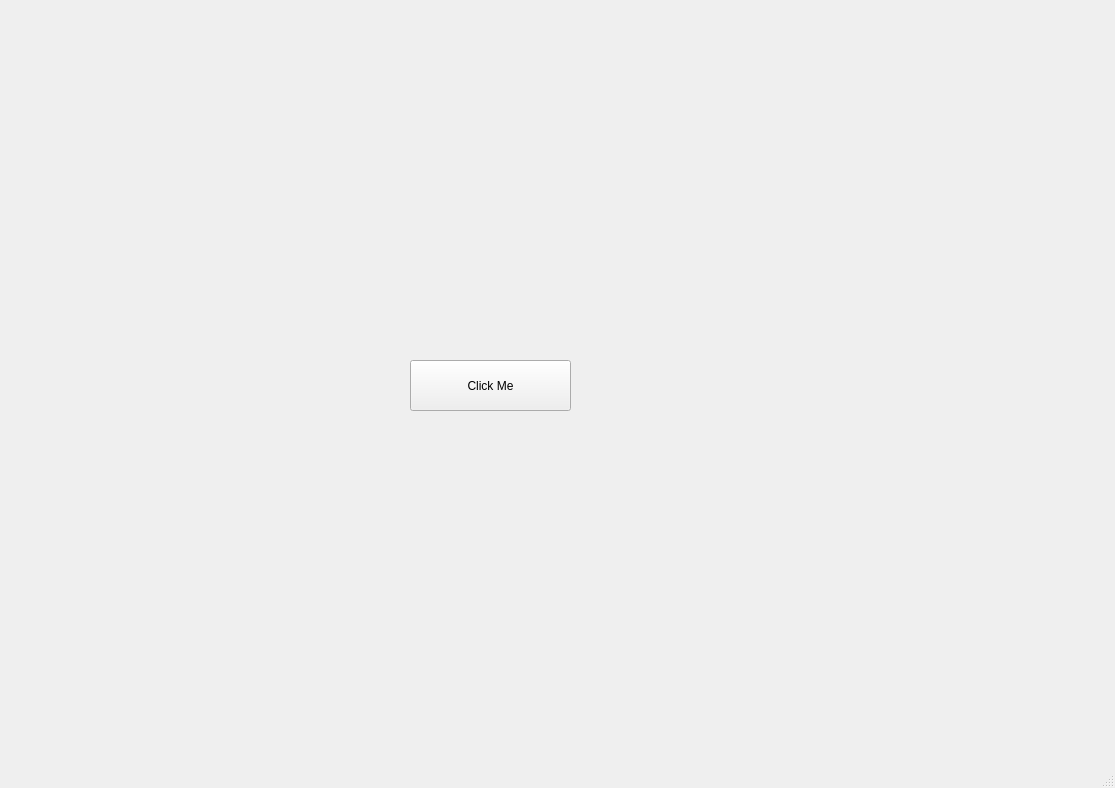
<?xml version="1.0" encoding="UTF-8"?>
<ui version="4.0">
 <class>HelloWorld</class>
 <widget class="QMainWindow" name="HelloWorld">
  <property name="geometry">
   <rect>
    <x>0</x>
    <y>0</y>
    <width>1115</width>
    <height>788</height>
   </rect>
  </property>
  <property name="windowTitle">
   <string>Hello World</string>
  </property>
  <widget class="QWidget" name="centralwidget">
   <widget class="QPushButton" name="btnGreeting">
    <property name="geometry">
     <rect>
      <x>410</x>
      <y>360</y>
      <width>161</width>
      <height>51</height>
     </rect>
    </property>
    <property name="text">
     <string>Click Me</string>
    </property>
   </widget>
  </widget>
  <widget class="QMenuBar" name="menubar">
   <property name="geometry">
    <rect>
     <x>0</x>
     <y>0</y>
     <width>1115</width>
     <height>26</height>
    </rect>
   </property>
  </widget>
  <widget class="QStatusBar" name="statusbar"/>
 </widget>
 <resources/>
 <connections/>
</ui>
